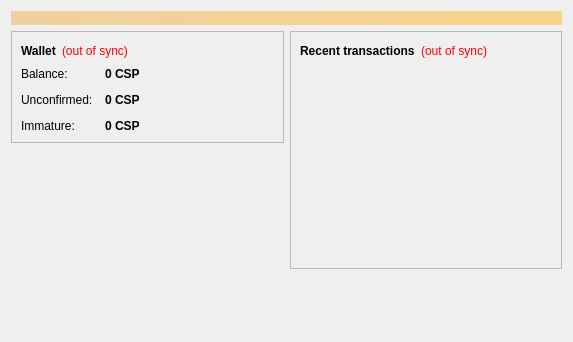
<?xml version="1.0" encoding="UTF-8"?>
<ui version="4.0">
 <class>OverviewPage</class>
 <widget class="QWidget" name="OverviewPage">
  <property name="geometry">
   <rect>
    <x>0</x>
    <y>0</y>
    <width>573</width>
    <height>342</height>
   </rect>
  </property>
  <property name="windowTitle">
   <string>Form</string>
  </property>
  <layout class="QVBoxLayout" name="topLayout">
   <item>
    <widget class="QLabel" name="labelAlerts">
     <property name="visible">
      <bool>false</bool>
     </property>
     <property name="styleSheet">
      <string notr="true">background-color: qlineargradient(x1: 0, y1: 0, x2: 1, y2: 0, stop:0 #F0D0A0, stop:1 #F8D488); color:#000000;</string>
     </property>
     <property name="wordWrap">
      <bool>true</bool>
     </property>
     <property name="margin">
      <number>3</number>
     </property>
    </widget>
   </item>
   <item>
    <layout class="QHBoxLayout" name="horizontalLayout" stretch="1,1">
     <item>
      <layout class="QVBoxLayout" name="verticalLayout_2">
       <item>
        <widget class="QFrame" name="frame">
         <property name="frameShape">
          <enum>QFrame::StyledPanel</enum>
         </property>
         <property name="frameShadow">
          <enum>QFrame::Raised</enum>
         </property>
         <layout class="QVBoxLayout" name="verticalLayout_4">
          <item>
           <layout class="QHBoxLayout" name="horizontalLayout_4">
            <item>
             <widget class="QLabel" name="label_5">
              <property name="font">
               <font>
                <weight>75</weight>
                <bold>true</bold>
               </font>
              </property>
              <property name="text">
               <string>Wallet</string>
              </property>
             </widget>
            </item>
            <item>
             <widget class="QLabel" name="labelWalletStatus">
              <property name="toolTip">
               <string>The displayed information may be out of date. Your wallet automatically synchronizes with the CSAP network after a connection is established, but this process has not completed yet.</string>
              </property>
              <property name="styleSheet">
               <string notr="true">QLabel { color: red; }</string>
              </property>
              <property name="text">
               <string notr="true">(out of sync)</string>
              </property>
              <property name="alignment">
               <set>Qt::AlignLeading|Qt::AlignLeft|Qt::AlignVCenter</set>
              </property>
             </widget>
            </item>
            <item>
             <spacer name="horizontalSpacer_2">
              <property name="orientation">
               <enum>Qt::Horizontal</enum>
              </property>
              <property name="sizeHint" stdset="0">
               <size>
                <width>40</width>
                <height>20</height>
               </size>
              </property>
             </spacer>
            </item>
           </layout>
          </item>
          <item>
           <layout class="QFormLayout" name="formLayout_2">
            <property name="fieldGrowthPolicy">
             <enum>QFormLayout::AllNonFixedFieldsGrow</enum>
            </property>
            <property name="horizontalSpacing">
             <number>12</number>
            </property>
            <property name="verticalSpacing">
             <number>12</number>
            </property>
            <item row="0" column="0">
             <widget class="QLabel" name="label">
              <property name="text">
               <string>Balance:</string>
              </property>
             </widget>
            </item>
            <item row="0" column="1">
             <widget class="QLabel" name="labelBalance">
              <property name="font">
               <font>
                <weight>75</weight>
                <bold>true</bold>
               </font>
              </property>
              <property name="cursor">
               <cursorShape>IBeamCursor</cursorShape>
              </property>
              <property name="toolTip">
               <string>Your current balance</string>
              </property>
              <property name="text">
               <string notr="true">0 CSP</string>
              </property>
              <property name="textInteractionFlags">
               <set>Qt::LinksAccessibleByMouse|Qt::TextSelectableByKeyboard|Qt::TextSelectableByMouse</set>
              </property>
             </widget>
            </item>
            <item row="1" column="0">
             <widget class="QLabel" name="label_3">
              <property name="text">
               <string>Unconfirmed:</string>
              </property>
             </widget>
            </item>
            <item row="1" column="1">
             <widget class="QLabel" name="labelUnconfirmed">
              <property name="font">
               <font>
                <weight>75</weight>
                <bold>true</bold>
               </font>
              </property>
              <property name="cursor">
               <cursorShape>IBeamCursor</cursorShape>
              </property>
              <property name="toolTip">
               <string>Total of transactions that have yet to be confirmed, and do not yet count toward the current balance</string>
              </property>
              <property name="text">
               <string notr="true">0 CSP</string>
              </property>
              <property name="textInteractionFlags">
               <set>Qt::LinksAccessibleByMouse|Qt::TextSelectableByKeyboard|Qt::TextSelectableByMouse</set>
              </property>
             </widget>
            </item>
            <item row="2" column="0">
             <widget class="QLabel" name="labelImmatureText">
              <property name="text">
               <string>Immature:</string>
              </property>
             </widget>
            </item>
            <item row="2" column="1">
             <widget class="QLabel" name="labelImmature">
              <property name="font">
               <font>
                <weight>75</weight>
                <bold>true</bold>
               </font>
              </property>
              <property name="toolTip">
               <string>Mined balance that has not yet matured</string>
              </property>
              <property name="text">
               <string notr="true">0 CSP</string>
              </property>
              <property name="textInteractionFlags">
               <set>Qt::LinksAccessibleByMouse|Qt::TextSelectableByKeyboard|Qt::TextSelectableByMouse</set>
              </property>
             </widget>
            </item>
           </layout>
          </item>
         </layout>
        </widget>
       </item>
       <item>
        <spacer name="verticalSpacer">
         <property name="orientation">
          <enum>Qt::Vertical</enum>
         </property>
         <property name="sizeHint" stdset="0">
          <size>
           <width>20</width>
           <height>40</height>
          </size>
         </property>
        </spacer>
       </item>
      </layout>
     </item>
     <item>
      <layout class="QVBoxLayout" name="verticalLayout_3">
       <item>
        <widget class="QFrame" name="frame_2">
         <property name="frameShape">
          <enum>QFrame::StyledPanel</enum>
         </property>
         <property name="frameShadow">
          <enum>QFrame::Raised</enum>
         </property>
         <layout class="QVBoxLayout" name="verticalLayout">
          <item>
           <layout class="QHBoxLayout" name="horizontalLayout_2">
            <item>
             <widget class="QLabel" name="label_4">
              <property name="text">
               <string>&lt;b&gt;Recent transactions&lt;/b&gt;</string>
              </property>
             </widget>
            </item>
            <item>
             <widget class="QLabel" name="labelTransactionsStatus">
              <property name="toolTip">
               <string>The displayed information may be out of date. Your wallet automatically synchronizes with the CSAP network after a connection is established, but this process has not completed yet.</string>
              </property>
              <property name="styleSheet">
               <string notr="true">QLabel { color: red; }</string>
              </property>
              <property name="text">
               <string notr="true">(out of sync)</string>
              </property>
              <property name="alignment">
               <set>Qt::AlignRight|Qt::AlignTrailing|Qt::AlignVCenter</set>
              </property>
             </widget>
            </item>
            <item>
             <spacer name="horizontalSpacer">
              <property name="orientation">
               <enum>Qt::Horizontal</enum>
              </property>
              <property name="sizeHint" stdset="0">
               <size>
                <width>40</width>
                <height>20</height>
               </size>
              </property>
             </spacer>
            </item>
           </layout>
          </item>
          <item>
           <widget class="QListView" name="listTransactions">
            <property name="styleSheet">
             <string notr="true">QListView { background: transparent; }</string>
            </property>
            <property name="frameShape">
             <enum>QFrame::NoFrame</enum>
            </property>
            <property name="verticalScrollBarPolicy">
             <enum>Qt::ScrollBarAlwaysOff</enum>
            </property>
            <property name="horizontalScrollBarPolicy">
             <enum>Qt::ScrollBarAlwaysOff</enum>
            </property>
            <property name="selectionMode">
             <enum>QAbstractItemView::NoSelection</enum>
            </property>
           </widget>
          </item>
         </layout>
        </widget>
       </item>
       <item>
        <spacer name="verticalSpacer_2">
         <property name="orientation">
          <enum>Qt::Vertical</enum>
         </property>
         <property name="sizeHint" stdset="0">
          <size>
           <width>20</width>
           <height>40</height>
          </size>
         </property>
        </spacer>
       </item>
      </layout>
     </item>
    </layout>
   </item>
  </layout>
 </widget>
 <resources/>
 <connections/>
</ui>
